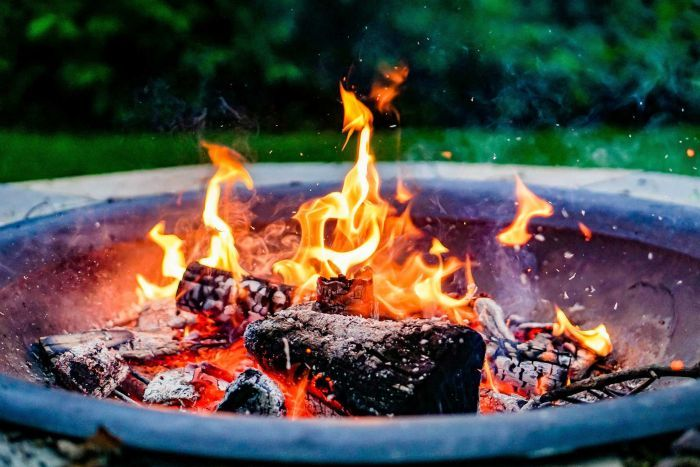
#> input picture Data/fire/108.jpg, 700 x 467 px, found by its file name; its folder holds only this picture in this run
$ jupyter execute --allow-errors prepare_data.ipynb   (shell and % lines are left out)
#> lines starting #> are read from the running program, lines starting #| are printed output that depends on the picture
[cell 1]
import hashlib
import cv2
import numpy as np
import os

from random import shuffle

[cell 2]
# check img broken from google image
def open_img(img_dir):
    counter = 0
    for img in os.listdir(img_dir):
        try:
            path = os.path.join(img_dir, img)
            img = cv2.imread(path, cv2.IMREAD_COLOR)
            counter += 1
        except:
            print("Delete File")
            os.remove(path)
    print(counter)

[cell 3]
img_dir = "Data\\Fire images"
#> (the rest of this cell did not finish here and is left out)

[cell 4]
img_dir = "Data\\Normal Images"
#> (the rest of this cell did not finish here and is left out)


[cell 5]
def get_md5(file_name):
    hash_md5 = hashlib.md5()
    with open(file_name, "rb") as f:
        for chunk in iter(lambda: f.read(4096), b""):
            hash_md5.update(chunk)
    md5 = hash_md5.hexdigest()
    return md5

[cell 6]
# check duplicate file
def get_list_md5(folder):
    list_md5 = []
    list_path =[]
    for file in os.listdir(folder):
        path = os.path.join(folder, file)
        md5 = get_md5(path)
        list_md5.append([md5])
        list_path.append([path])
    return [list_md5, list_path];

[cell 7]
fire_dir = "Data\\Fire images"
#> (the rest of this cell did not finish here and is left out)

#> (a cell that did not finish here is left out)

[cell 9]
img_dir = "Data\\Normal Images"
#> (the rest of this cell did not finish here and is left out)


[cell 10]
def check_dup(list_md5, path_list):
    list_length = len(list_md5)
    remove_list = []
    flag = 0
    file_remove = 0
    for i, md5_code in enumerate(list_md5):
        flag = 0
        for j in range(0, len(remove_list)):
            if md5_code == remove_list[j][1]:
                flag = 1

        if flag == 0:
            counter = 0
            for k in range(i+1, list_length):
                if md5_code == list_md5[k]:
                    counter += 1
                    file_remove +=1
                    os.remove(path_list[k][0])
            if counter > 0:
                remove_list.append([[counter], list_md5[i]])

    print("File Removed:", )
    return remove_list

#> (a cell that did not finish here is left out)

#> (a cell that did not finish here is left out)

[cell 13]
count = 0
#> (the rest of this cell did not finish here and is left out)

[cell 14]
def img_to_npy(dir_1, dir_2, img_size):
#> called with dir_1 = 'Data\\fire', dir_2 = 'Data\\normal', img_size = 100
    data = []
    for img in os.listdir(dir_1):
        try:
            path = os.path.join(dir_1, img)
            # print(path)
            img = cv2.imread(path, cv2.IMREAD_COLOR)
#> img is the input picture: shape (467, 700, 3); mean B, G, R 72.5, 78.4, 82.5
            img = cv2.resize(img, (img_size, img_size))
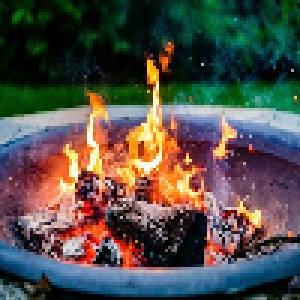
#> img: shape (100, 100, 3) (shown 3 times larger); mean B, G, R 72.4, 78.2, 82.3
            data.append([np.array(img), np.array([1])])
        except:
            pass
    for img in os.listdir(dir_2):
        try:
            path = os.path.join(dir_2, img)
            img = cv2.imread(path, cv2.IMREAD_COLOR)
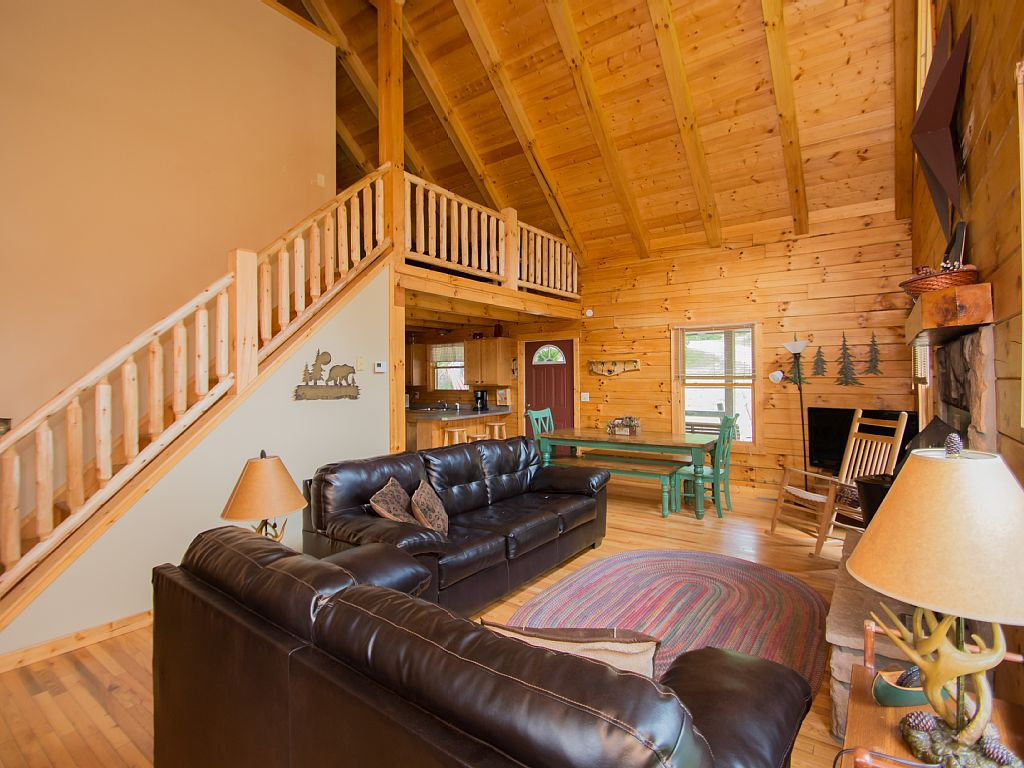
#> input picture Data/normal/119.jpg, 1024 x 768 px, found by its file name
#> img is the input picture: shape (768, 1024, 3); mean B, G, R 70.7, 112.7, 160.6
            img = cv2.resize(img, (img_size, img_size))
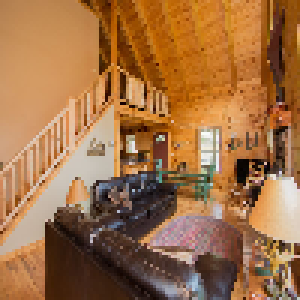
#> img: shape (100, 100, 3) (shown 3 times larger); mean B, G, R 70.2, 112.2, 160.2
            data.append([np.array(img), np.array([0])])
        except:
            pass
    shuffle(data)
    np.save('data.npy', np.array(data))
